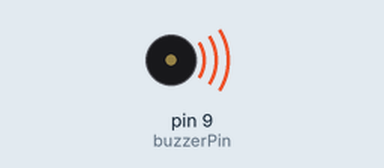
Bench run of a sketch on a simulated Arduino Uno, built with avr-gcc and run on an emulated ATmega328P. On the bench: buzzer (waves = sounding).

Above: at 0.2 s.
At 4.7 s:
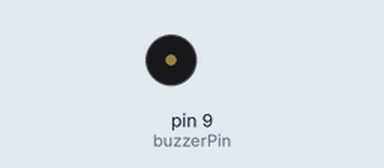
Timing chart, 0 to 5.9 s (numbered marks = the images above):
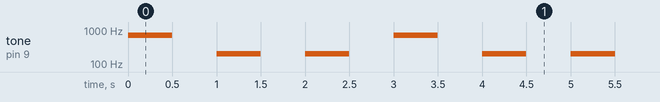

The sketch:

BinaryBuzz.ino
```cpp
const int buzzerPin = 9;

void setup()
{
  pinMode(buzzerPin, OUTPUT);
}

void loop()
{
  tone(buzzerPin, 700, 500);
  delay(1000);
  tone(buzzerPin, 200, 500);
  delay(1000);
  tone(buzzerPin, 200, 500);
  delay(1000);
  tone(buzzerPin, 700, 500);
  delay(1000);
  tone(buzzerPin, 200, 500);
  delay(1000);
  tone(buzzerPin, 200, 500);
  delay(1000);
  tone(buzzerPin, 200, 500);
  delay(3000);

  tone(buzzerPin, 700, 500);
  delay(1000);
  tone(buzzerPin, 200, 500);
  delay(1000);
  tone(buzzerPin, 200, 500);
  delay(1000);
  tone(buzzerPin, 200, 500);
  delay(1000);
  tone(buzzerPin, 200, 500);
  delay(1000);
  tone(buzzerPin, 200, 500);
  delay(1000);
  tone(buzzerPin, 700, 500);
  delay(3000);

  tone(buzzerPin, 700, 500);
  delay(1000);
  tone(buzzerPin, 200, 500);
  delay(1000);
  tone(buzzerPin, 700, 500);
  delay(1000);
  tone(buzzerPin, 200, 500);
  delay(1000);
  tone(buzzerPin, 200, 500);
  delay(1000);
  tone(buzzerPin, 200, 500);
  delay(1000);
  tone(buzzerPin, 200, 500);
  delay(3000);

  tone(buzzerPin, 700, 500);
  delay(1000);
  tone(buzzerPin, 200, 500);
  delay(1000);
  tone(buzzerPin, 700, 500);
  delay(1000);
  tone(buzzerPin, 200, 500);
  delay(1000);
  tone(buzzerPin, 200, 500);
  delay(1000);
  tone(buzzerPin, 200, 500);
  delay(1000);
  tone(buzzerPin, 200, 500);
  delay(3000);

  tone(buzzerPin, 700, 500);
  delay(1000);
  tone(buzzerPin, 200, 500);
  delay(1000);
  tone(buzzerPin, 700, 500);
  delay(1000);
  tone(buzzerPin, 700, 500);
  delay(1000);
  tone(buzzerPin, 200, 500);
  delay(1000);
  tone(buzzerPin, 200, 500);
  delay(1000);
  tone(buzzerPin, 700, 500);
  delay(3000);

  noTone(buzzerPin);

}
```

Measured:
- by itself, tone on pin 9 (buzzerPin): plays 700 Hz for 0.50 s, 200 Hz for 0.50 s, 200 Hz for 0.50 s, 700 Hz for 0.50 s, 200 Hz for 0.50 s, 200 Hz for 0.50 s … (102 notes in this stretch)
